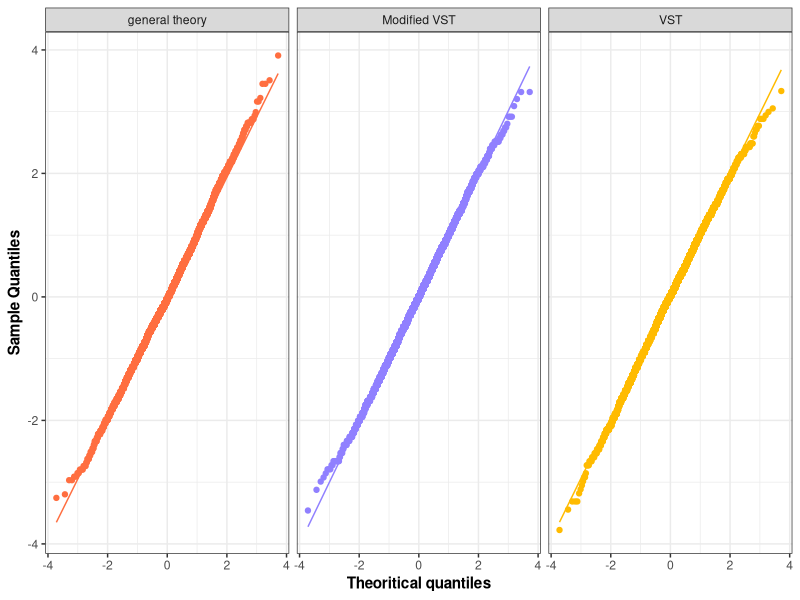
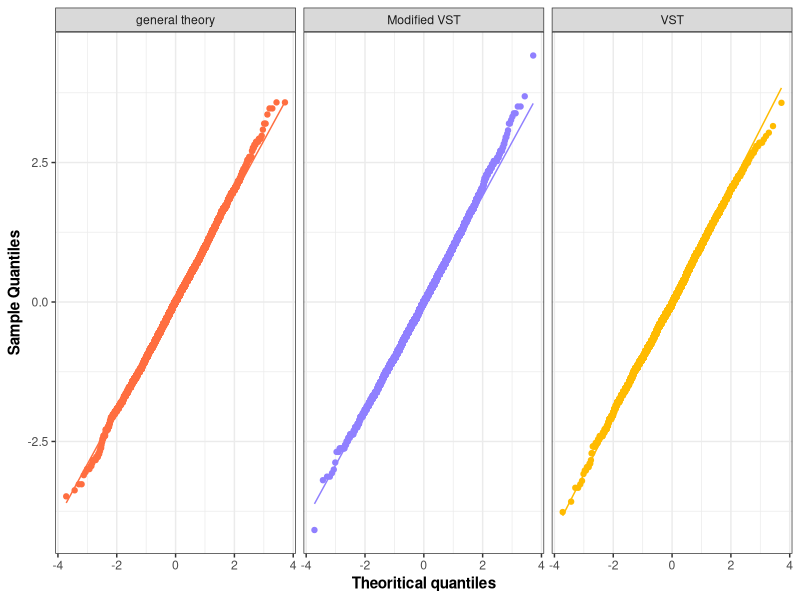
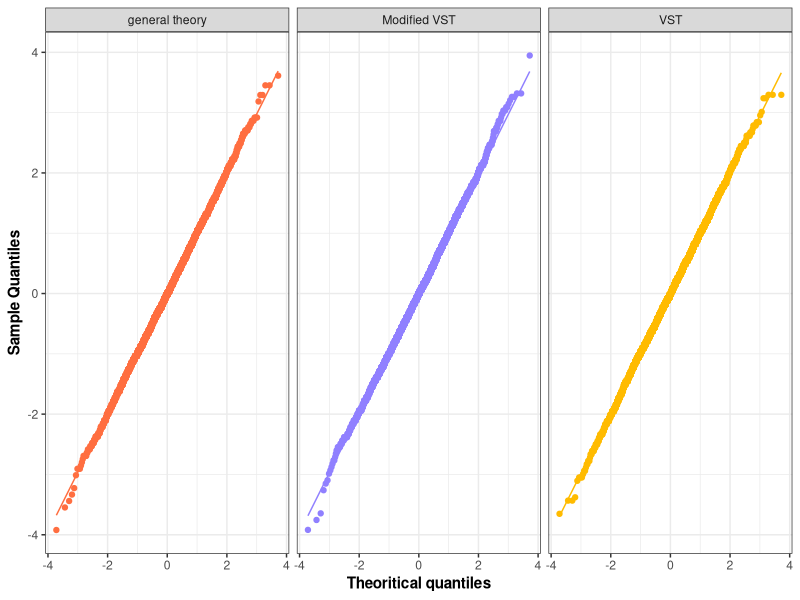
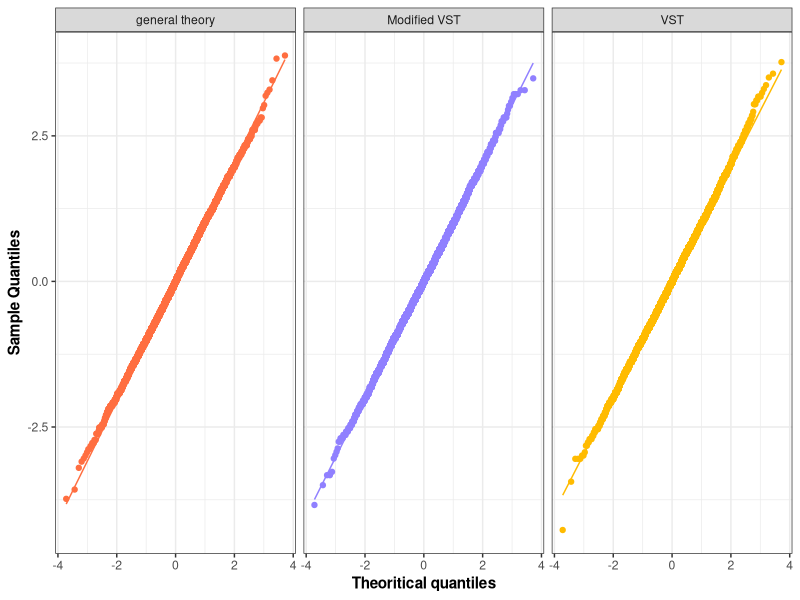

Generate these figures, in order, with R:
# Convergence of test statistic for Bin Prop #

# For wald test

# Left tail

powerfuncl_wt_con<-function(p,n,m){
    ts_lt<-c()
    for(j in 1:m){
      x<-rbinom(n,size=1,prob=p)
      phat<-sum(x)/length(x)
      ts_lt[j]<-(phat-0.5)/sqrt((0.5*0.5)/n)
    }
  return(ts_lt)
}

# Right tail
powerfuncr_wt_con<-function(p,n,m){
    ts_rt<-c()
    for(j in 1:m){
      x<-rbinom(n,size=1,prob=p)
      phat<-sum(x)/length(x)
      ts_rt[j]<-(phat-0.5)/sqrt((0.5*0.5)/n)
    }
  return(ts_rt)
}


# For VST 

# Left tail

powerfuncl_vst_con<-function(p,n,m){
    ts_lt<-c()
    for(j in 1:m){
      x<-rbinom(n,size=1,prob=p)
      phat<-sum(x)/length(x)
      ts_lt[j]<-2*sqrt(n)*(asin(sqrt(phat))-asin(sqrt(0.5)))
    }
  return(ts_lt)
}


# Right tail 

powerfuncr_vst_con<-function(p,n,m){
    ts_rt<-c()
    for(j in 1:m){
      x<-rbinom(n,size=1,prob=p)
      phat<-sum(x)/length(x)
      ts_rt[j]<-2*sqrt(n)*(asin(sqrt(phat))-asin(sqrt(0.5)))
    }
  return(ts_rt)
}


# For VST Modified

# Left tail 

powerfuncl_vstm_con<-function(p,n,m){
    ts_lt<-c()
    for(j in 1:m){
      x<-rbinom(n,size=1,prob=p)
      phat<-(sum(x)+(3/8))/(length(x)+(3/4))
      ts_lt[j]<-sqrt(4*n+2)*(asin(sqrt(phat))-asin(sqrt(0.5)))
    }
  return(ts_lt)
}

# Right tail

powerfuncr_vstm_con<-function(p,n,m){
    ts_rt<-c()
    for(j in 1:m){
      x<-rbinom(n,size=1,prob=p)
      phat<-(sum(x)+(3/8))/(length(x)+(3/4))
      ts_rt[j]<-sqrt(4*n+2)*(asin(sqrt(phat))-asin(sqrt(0.5)))
    }
  return(ts_rt)
}



# Checking for wald test

# For left tailed test
# Alternative : 0.05,0.10,0.25,0.40,0.45



# conl_wt<-function(p){
#   x<-c(rep(0,100000))
#   for(i in 1:length(x)){
#     n=1
#     z<-shapiro.test((powerfuncl_wt_con(p,n,m=5000)))$p.value
#     if(z<0.05){
#       x[i]=z
#       n=n+1
#     }
#     else{
#       x[i]=z
#       break
#     }
#   }
#   return(n)
# }


# check<-function(n,p,t){
#   z<-c()
#   for(i in 1:t){
#     u<-shapiro.test(powerfuncl_wt_con(p,n,5000))$p.value
#     if(u<0.05){
#       z[i]<-0 # reject
#     }
#     else{
#       z[i]<-1 #accept
#     }
#     v<-sum(z)/t
#   }
#   return(v)
# }

#Wald n values
shapiro.test(powerfuncl_wt_con(p=0.05,n=7300,m=5000))
shapiro.test(powerfuncl_wt_con(p=0.10,n=3400,m=5000))
shapiro.test(powerfuncl_wt_con(p=0.25,n=1500,m=5000))
shapiro.test(powerfuncl_wt_con(p=0.40,n=1432,m=5000))
shapiro.test(powerfuncl_wt_con(p=0.45,n=1350,m=5000))


shapiro.test(powerfuncr_wt_con(p=0.55,n=1273,m=5000))
shapiro.test(powerfuncr_wt_con(p=0.60,n=1429,m=5000))
shapiro.test(powerfuncr_wt_con(p=0.75,n=1503,m=5000))
shapiro.test(powerfuncr_wt_con(p=0.90,n=3980,m=5000))
shapiro.test(powerfuncr_wt_con(p=0.95,n=6999,m=5000))

#VST n values
shapiro.test(powerfuncl_vst_con(p=0.05,n=7005,m=5000))
shapiro.test(powerfuncl_vst_con(p=0.10,n=3130,m=5000))
shapiro.test(powerfuncl_vst_con(p=0.25,n=1240,m=5000))
shapiro.test(powerfuncl_vst_con(p=0.40,n=1130,m=5000))
shapiro.test(powerfuncl_vst_con(p=0.45,n=1230,m=5000))


shapiro.test(powerfuncr_vst_con(p=0.55,n=1205,m=5000))
shapiro.test(powerfuncr_vst_con(p=0.60,n=1370,m=5000))
shapiro.test(powerfuncr_vst_con(p=0.75,n=1475,m=5000))
shapiro.test(powerfuncr_vst_con(p=0.90,n=3100,m=5000))
shapiro.test(powerfuncr_vst_con(p=0.95,n=5900,m=5000))



#Modified VST n values
shapiro.test(powerfuncl_vstm_con(p=0.05,n=6600,m=5000))
shapiro.test(powerfuncl_vstm_con(p=0.10,n=2910,m=5000))
shapiro.test(powerfuncl_vstm_con(p=0.25,n=1210,m=5000))
shapiro.test(powerfuncl_vstm_con(p=0.40,n=1090,m=5000))
shapiro.test(powerfuncl_vstm_con(p=0.45,n=1180,m=5000))


shapiro.test(powerfuncr_vstm_con(p=0.55,n=1010,m=5000))
shapiro.test(powerfuncr_vstm_con(p=0.60,n=1310,m=5000))
shapiro.test(powerfuncr_vstm_con(p=0.75,n=1430,m=5000))
shapiro.test(powerfuncr_vstm_con(p=0.90,n=2880,m=5000))
shapiro.test(powerfuncr_vstm_con(p=0.95,n=5750,m=5000))




library(tidyverse)
library(ggthemes)
df1<-data.frame(z=c(scale(powerfuncl_wt_con(p=0.10,n=3400,m=5000)),scale(powerfuncl_vst_con(p=0.10,n=3130,m=5000)),
                    scale(powerfuncl_vstm_con(p=0.10,n=2910,m=5000))),testtype=c(rep("general theory",5000),rep("VST",5000),rep("Modified VST",5000)))
view(df1)
ggplot(df1,aes(sample=z,colour=factor(testtype)))+
  facet_wrap(~testtype)+
  stat_qq()+
  stat_qq_line()+
  theme_bw()+
  theme(legend.position="none")+
  #labs(col="Test:")+
  scale_color_manual(values = c("#FF6E40", "#9080FF", "#FFBB00"))+
  labs(y="Sample Quantiles",x="Theoritical quantiles")+
  theme(
    axis.title.x = element_text(size=11, face="bold"),
    axis.title.y = element_text(size=11, face="bold")
  )



df2<-data.frame(z=c(scale(powerfuncl_wt_con(p=0.40,n=1432,m=5000)),scale(powerfuncl_vst_con(p=0.40,n=1130,m=5000)),
                    scale(powerfuncl_vstm_con(p=0.40,n=1090,m=5000))),testtype=c(rep("general theory",5000),rep("VST",5000),rep("Modified VST",5000)))
view(df2)
ggplot(df2,aes(sample=z,colour=factor(testtype)))+
  facet_wrap(~testtype)+
  stat_qq()+
  stat_qq_line()+
  theme_bw()+
  theme(legend.position="none")+
  #labs(col="Test:")+
  scale_color_manual(values = c("#FF6E40", "#9080FF", "#FFBB00"))+
  labs(y="Sample Quantiles",x="Theoritical quantiles")+
  theme(
    axis.title.x = element_text(size=11, face="bold"),
    axis.title.y = element_text(size=11, face="bold")
  )

df3<-data.frame(z=c(scale(powerfuncr_wt_con(p=0.60,n=1429,m=5000)),scale(powerfuncr_vst_con(p=0.60,n=1370,m=5000)),
                    scale(powerfuncr_vstm_con(p=0.60,n=1310,m=5000))),testtype=c(rep("general theory",5000),rep("VST",5000),rep("Modified VST",5000)))
view(df3)
ggplot(df3,aes(sample=z,colour=factor(testtype)))+
  facet_wrap(~testtype)+
  stat_qq()+
  stat_qq_line()+
  theme_bw()+
  theme(legend.position="none")+
  #labs(col="Test:")+
  scale_color_manual(values = c("#FF6E40", "#9080FF", "#FFBB00"))+
  labs(y="Sample Quantiles",x="Theoritical quantiles")+
  theme(
    axis.title.x = element_text(size=11, face="bold"),
    axis.title.y = element_text(size=11, face="bold")
  )

df4<-data.frame(z=c(scale(powerfuncr_wt_con(p=0.90,n=3980,m=5000)),scale(powerfuncr_vst_con(p=0.90,n=3100,m=5000)),
                    scale(powerfuncr_vstm_con(p=0.90,n=2880,m=5000))),testtype=c(rep("general theory",5000),rep("VST",5000),rep("Modified VST",5000)))
view(df4)
ggplot(df4,aes(sample=z,colour=factor(testtype)))+
  facet_wrap(~testtype)+
  stat_qq()+
  stat_qq_line()+
  theme_bw()+
  theme(legend.position="none")+
  #labs(col="Test:")+
  scale_color_manual(values = c("#FF6E40", "#9080FF", "#FFBB00"))+
  labs(y="Sample Quantiles",x="Theoritical quantiles")+
  theme(
    axis.title.x = element_text(size=11, face="bold"),
    axis.title.y = element_text(size=11, face="bold")
  )













       